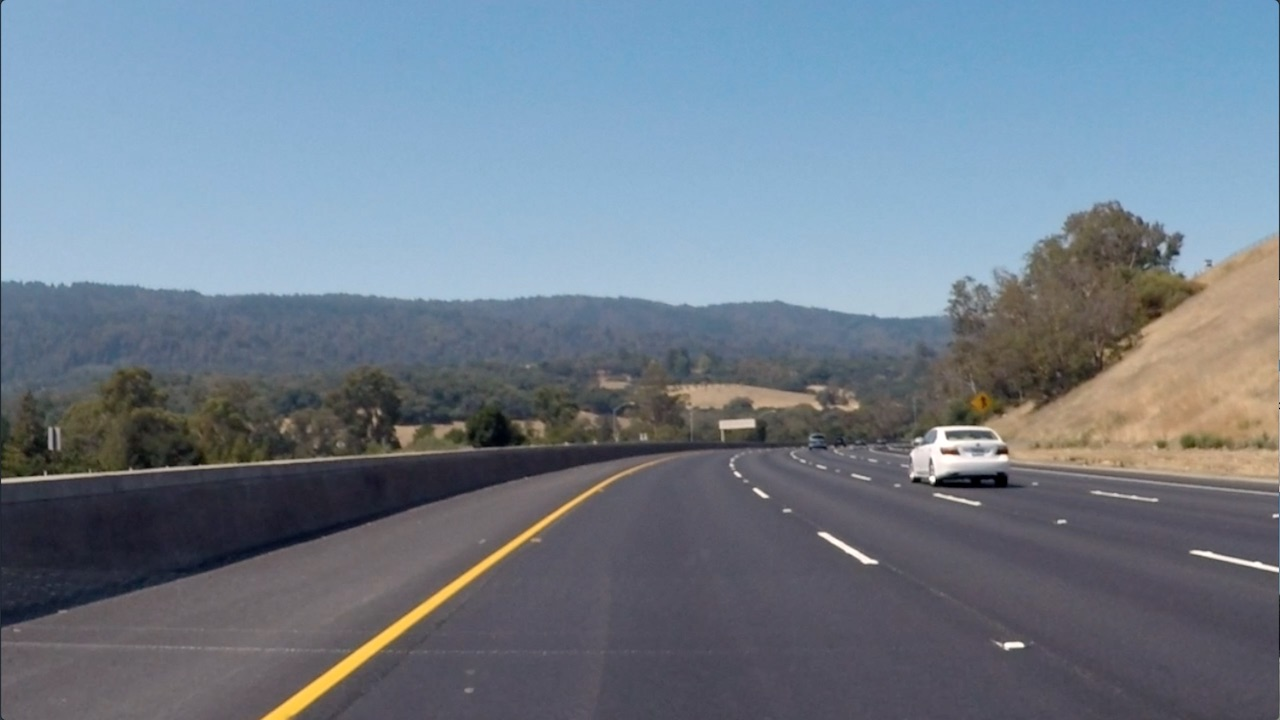
#> input picture images/curved_lane.jpg, 1280 x 720 px
$ jupyter execute 'Fourier Transform of Filters.ipynb'   (shell and % lines are left out)
#> lines starting #> are read from the running program, lines starting #| are printed output that depends on the picture
## High and Low Pass Filters

Now, you might be wondering, what makes filters high and low-pass; why is a Sobel filter high-pass and a Gaussian filter low-pass?

Well, you can actually visualize the frequencies that these filters block out by taking a look at their fourier transforms. The frequency components of any image can be displayed after doing a Fourier Transform (FT). An FT looks at the components of an image (edges that are high-frequency, and areas of smooth color as low-frequency), and plots the frequencies that occur as points in spectrum. So, let's treat our filters as small images, and display them in the frequency domain!

[cell 1]
import numpy as np
import matplotlib.pyplot as plt
import cv2


# Define gaussian, sobel, and laplacian (edge) filters

gaussian = (1/9)*np.array([[1, 1, 1],
                           [1, 1, 1],
                           [1, 1, 1]])

sobel_x= np.array([[-1, 0, 1],
                   [-2, 0, 2],
                   [-1, 0, 1]])

sobel_y= np.array([[-1,-2,-1],
                   [0, 0, 0],
                   [1, 2, 1]])

# laplacian, edge filter
laplacian=np.array([[0, 1, 0],
                    [1,-4, 1],
                    [0, 1, 0]])

filters = [gaussian, sobel_x, sobel_y, laplacian]
filter_name = ['gaussian','sobel_x', \
                'sobel_y', 'laplacian']


# perform a fast fourier transform on each filter
# and create a scaled, frequency transform image
f_filters = [np.fft.fft2(x) for x in filters]
fshift = [np.fft.fftshift(y) for y in f_filters]
frequency_tx = [np.log(np.abs(z)+1) for z in fshift]

# display 4 filters
for i in range(len(filters)):
    plt.subplot(2,2,i+1),plt.imshow(frequency_tx[i],cmap = 'gray')
    plt.title(filter_name[i]), plt.xticks([]), plt.yticks([])

plt.show()
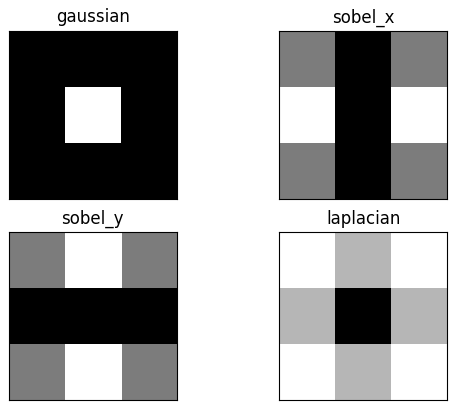
#> figure drawn by matplotlib, 4 panels

Areas of white or light gray, allow that part of the frequency spectrum through! Areas of black mean that part of the spectrum is blocked out of the image.

Recall that the low frequencies in the frequency spectrum are at the center of the frequency transform image, and high frequencies are at the edges. You should see that the Gaussian filter allows only low-pass frequencies through, which is the center of the frequency transformed image. The sobel filters block out frequencies of a certain orientation and a laplace (all edge, regardless of orientation) filter, should block out low-frequencies!

You are encouraged to load in an image, apply a filter to it using `filter2d` then visualize what the fourier transform of that image looks like before and after a filter is applied.

[cell 2]
## TODO: load in an image, and filter it using a kernel of your choice
## apply a fourier transform to the original *and* filtered images and compare them
# Read in the image
image = cv2.imread('images/curved_lane.jpg')
#> image is the input picture: shape (720, 1280, 3); mean B, G, R 138.7, 125, 112.1

# Make a copy of the image
image_copy = np.copy(image)

# Change color to RGB (from BGR)
image_copy = cv2.cvtColor(image_copy, cv2.COLOR_BGR2RGB)

plt.imshow(image_copy)

[cell 3]
gray_lane = cv2.cvtColor(image_copy, cv2.COLOR_RGB2GRAY)
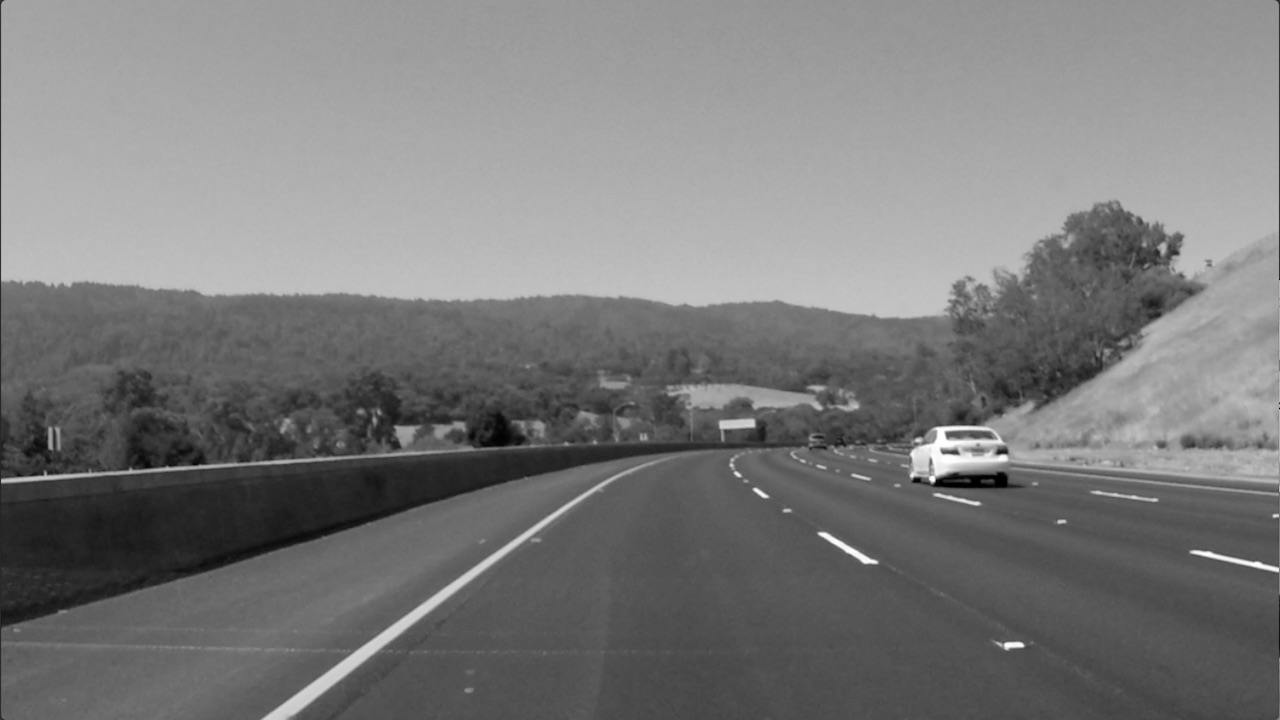
#> gray_lane: shape (720, 1280); min 0, max 255, mean 122.7

plt.imshow(gray_lane, cmap='gray')

[cell 4]
# Create a sobel_x filtered image
sobel_x_im = cv2.filter2D(gray_lane, -1, sobel_x)
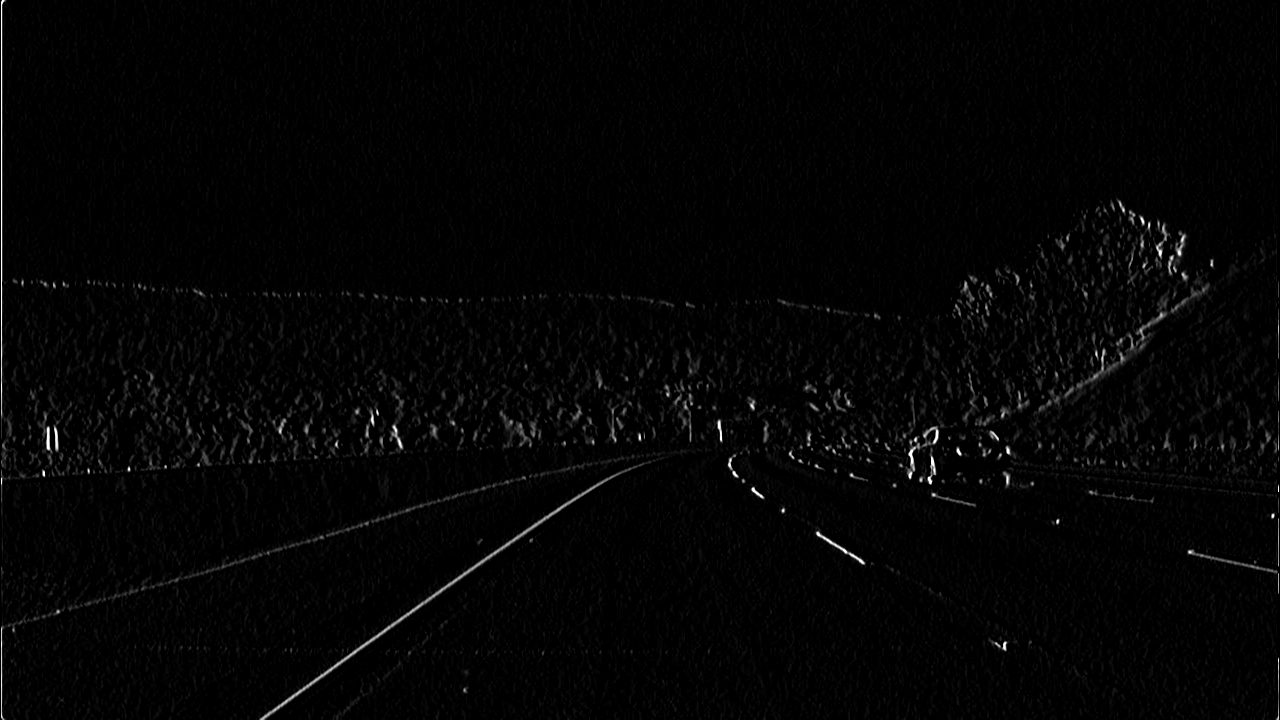
#> sobel_x_im: shape (720, 1280); min 0, max 255, mean 4.3

plt.imshow(sobel_x_im, cmap='gray')

[cell 5]
# normalize the image color values from a range of [0,255] to [0,1] for further processing
norm_gray_im = gray_lane/255.0
norm_sobel_im = sobel_x_im/255.0

# perform a fast fourier transform and create a scaled, frequency transform image
def ft_image(norm_image):
    '''This function takes in a normalized, grayscale image
       and returns a frequency spectrum transform of that image. '''
    f = np.fft.fft2(norm_image)
    fshift = np.fft.fftshift(f)
    frequency_tx = 20*np.log(np.abs(fshift))
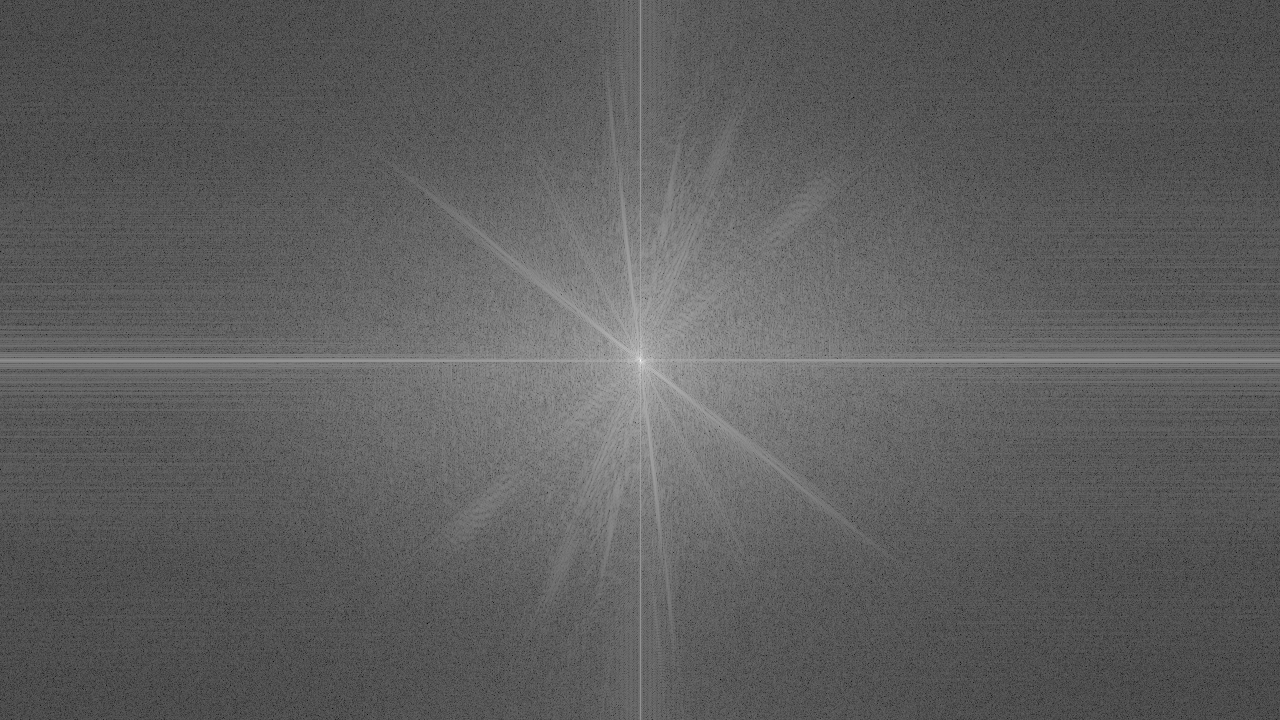
#> frequency_tx: shape (720, 1280) float64; min -110.4, max 260, mean 26.5; drawn with min black and max white

    return frequency_tx

[cell 6]
# Call the function on the normalized images
# and display the transforms
f_gray_im = ft_image(norm_gray_im)
f_sobel_im = ft_image(norm_sobel_im)
#> in ft_image (call 2), `frequency_tx = 20*np.log(np.abs(fshift))`:
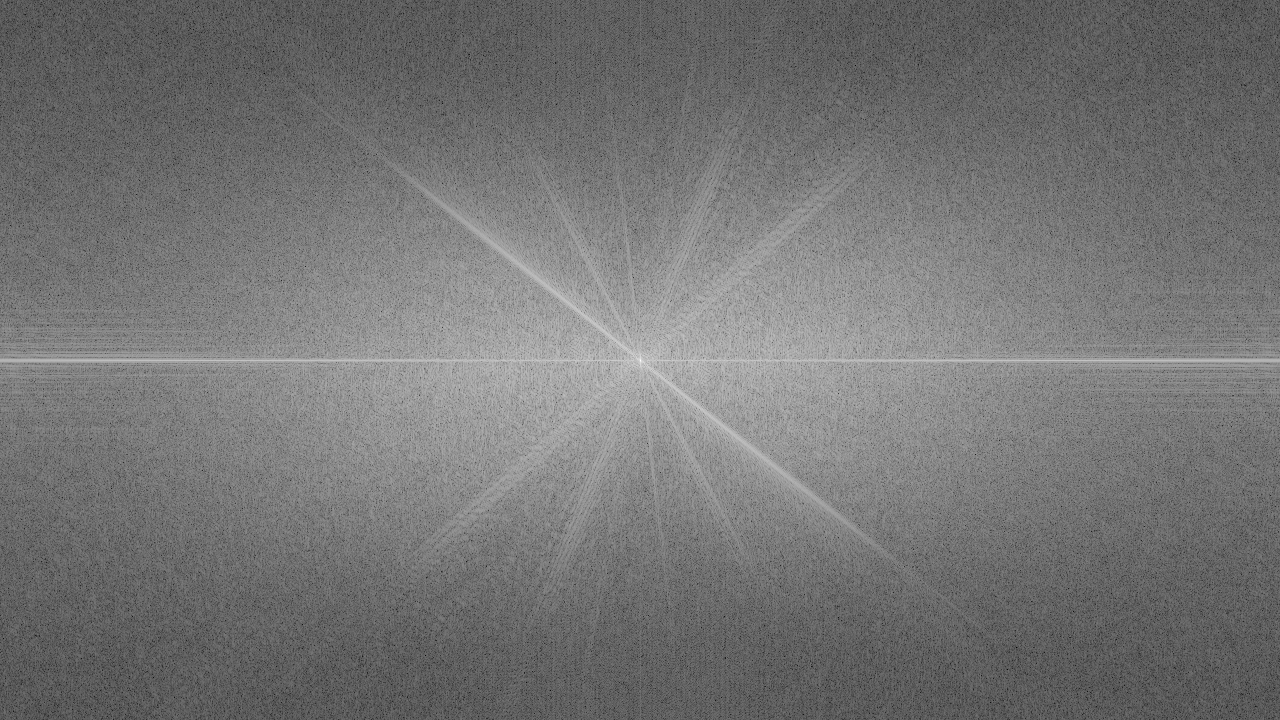
#> frequency_tx: shape (720, 1280) float64; min -85.7, max 192.9, mean 42; drawn with min black and max white

# display the images
# original images to the left of their frequency transform
f, (ax1,ax2,ax3,ax4) = plt.subplots(1, 4, figsize=(20,10))

ax1.set_title('original image')
ax1.imshow(norm_gray_im, cmap='gray')
ax2.set_title('frequency transform image')
ax2.imshow(f_gray_im, cmap='gray')

ax3.set_title('sobel filtered image')
ax3.imshow(norm_sobel_im, cmap='gray')
ax4.set_title('frequency transform image')
ax4.imshow(f_sobel_im, cmap='gray')

$ run again, with images/birds.jpg copied over images/curved_lane.jpg
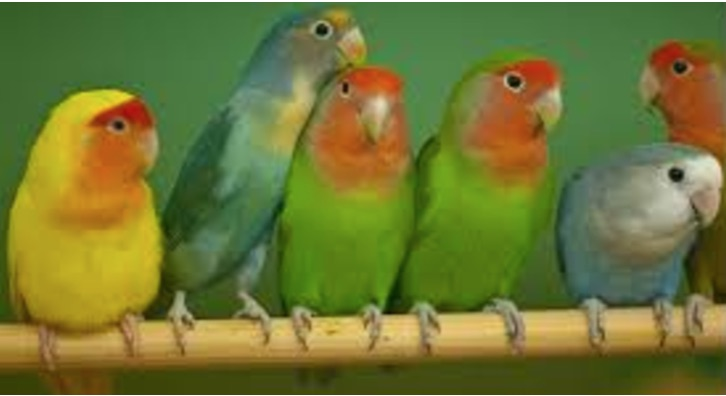
#> input picture images/birds.jpg, 726 x 396 px
#> image is the input picture: shape (396, 726, 3); mean B, G, R 52.2, 118.2, 111.1
#> `sobel_x_im = cv2.filter2D(gray_lane, -1, sobel_x)`:
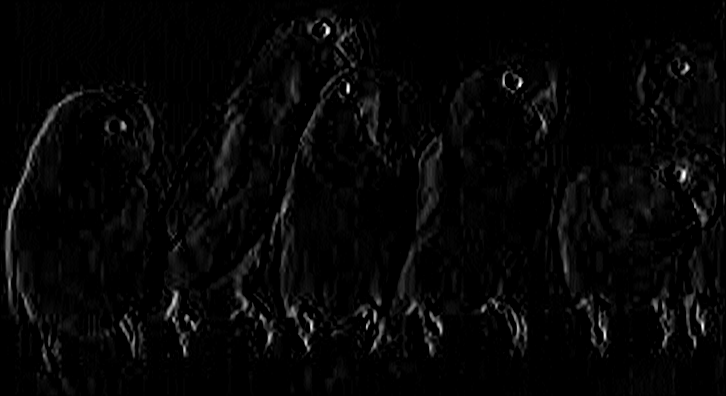
#> sobel_x_im: shape (396, 726); min 0, max 255, mean 6.1
#> in ft_image (call 2), `frequency_tx = 20*np.log(np.abs(fshift))`:
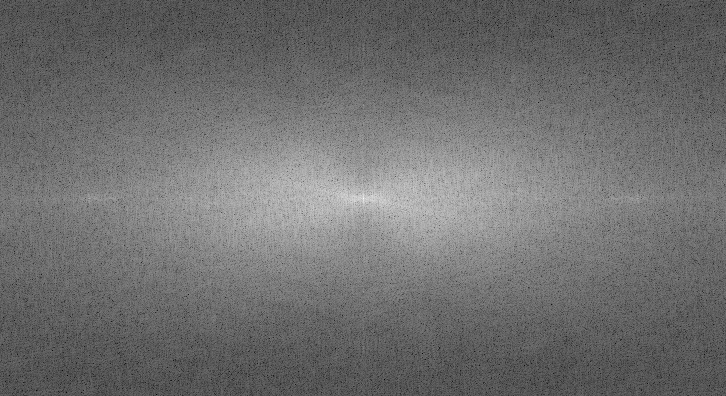
#> frequency_tx: shape (396, 726) float64; min -97.72, max 176.8, mean 22; drawn with min black and max white

$ run again, with images/bridge_trees_example.jpg copied over images/curved_lane.jpg
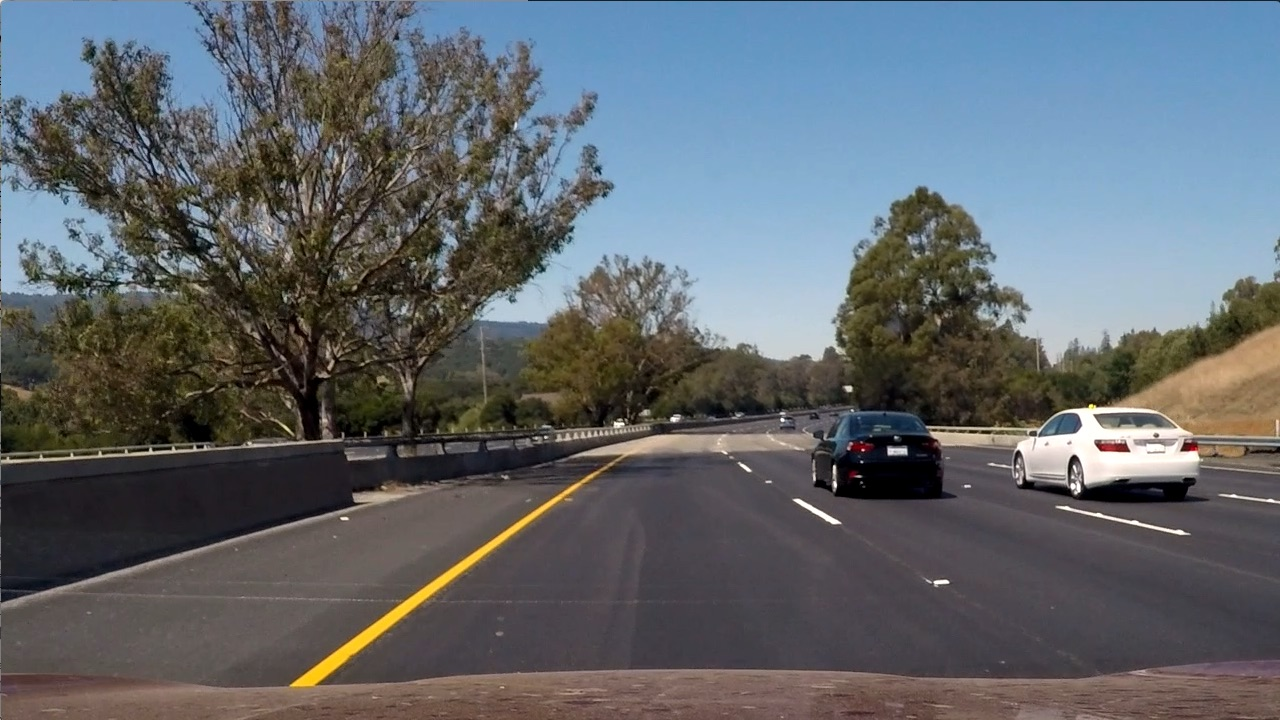
#> input picture images/bridge_trees_example.jpg, 1280 x 720 px
#> image is the input picture: shape (720, 1280, 3); mean B, G, R 107.9, 102.6, 97
#> `sobel_x_im = cv2.filter2D(gray_lane, -1, sobel_x)`:
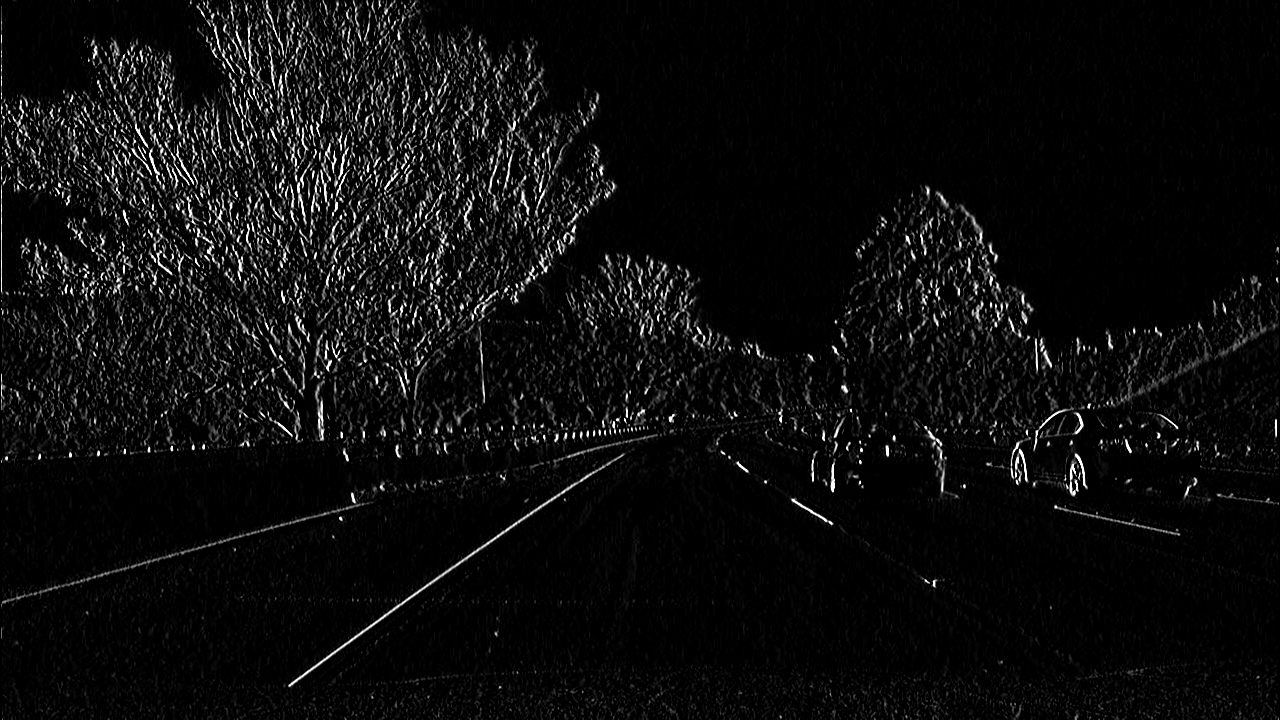
#> sobel_x_im: shape (720, 1280); min 0, max 255, mean 13
#> in ft_image (call 2), `frequency_tx = 20*np.log(np.abs(fshift))`:
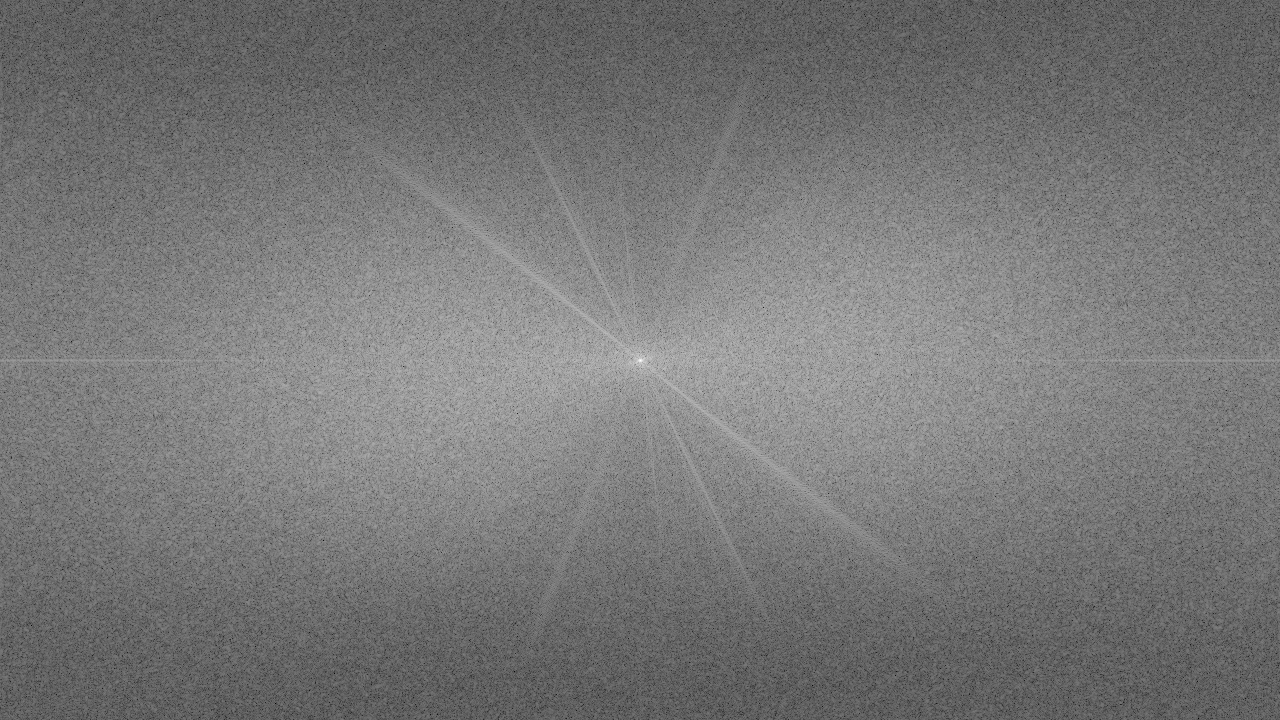
#> frequency_tx: shape (720, 1280) float64; min -53.31, max 215.2, mean 72.4; drawn with min black and max white
